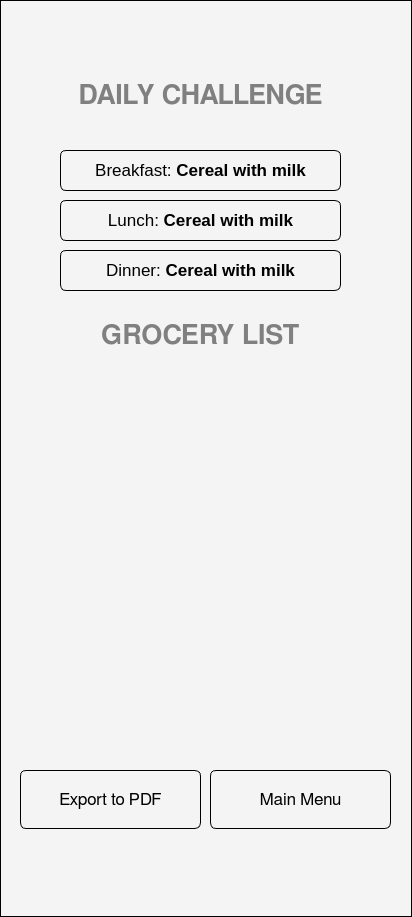
<?xml version="1.0" encoding="UTF-8"?>
<ui version="4.0">
 <class>Form</class>
 <widget class="QWidget" name="Form">
  <property name="geometry">
   <rect>
    <x>0</x>
    <y>0</y>
    <width>412</width>
    <height>917</height>
   </rect>
  </property>
  <property name="windowTitle">
   <string>Form</string>
  </property>
  <property name="styleSheet">
   <string notr="true">background-color: #f4f4f4; border: 1px solid #000000;</string>
  </property>
  <widget class="QLabel" name="label">
   <property name="geometry">
    <rect>
     <x>60</x>
     <y>60</y>
     <width>281</width>
     <height>71</height>
    </rect>
   </property>
   <property name="sizePolicy">
    <sizepolicy hsizetype="Preferred" vsizetype="Preferred">
     <horstretch>0</horstretch>
     <verstretch>0</verstretch>
    </sizepolicy>
   </property>
   <property name="font">
    <font>
     <family>FreeSans</family>
     <pointsize>20</pointsize>
     <bold>true</bold>
    </font>
   </property>
   <property name="styleSheet">
    <string notr="true">color: gray; border: none;</string>
   </property>
   <property name="frameShape">
    <enum>QFrame::Shape::NoFrame</enum>
   </property>
   <property name="frameShadow">
    <enum>QFrame::Shadow::Raised</enum>
   </property>
   <property name="text">
    <string>DAILY CHALLENGE</string>
   </property>
   <property name="alignment">
    <set>Qt::AlignmentFlag::AlignCenter</set>
   </property>
   <property name="wordWrap">
    <bool>true</bool>
   </property>
  </widget>
  <widget class="QTextBrowser" name="textBrowser">
   <property name="geometry">
    <rect>
     <x>60</x>
     <y>150</y>
     <width>281</width>
     <height>41</height>
    </rect>
   </property>
   <property name="styleSheet">
    <string notr="true">color: ffffff;background-color: #00000000;
border-radius: 6px;
    padding: 5px;</string>
   </property>
   <property name="verticalScrollBarPolicy">
    <enum>Qt::ScrollBarPolicy::ScrollBarAlwaysOff</enum>
   </property>
   <property name="horizontalScrollBarPolicy">
    <enum>Qt::ScrollBarPolicy::ScrollBarAlwaysOff</enum>
   </property>
   <property name="html">
    <string>&lt;!DOCTYPE HTML PUBLIC &quot;-//W3C//DTD HTML 4.0//EN&quot; &quot;http://www.w3.org/TR/REC-html40/strict.dtd&quot;&gt;
&lt;html&gt;&lt;head&gt;&lt;meta name=&quot;qrichtext&quot; content=&quot;1&quot; /&gt;&lt;meta charset=&quot;utf-8&quot; /&gt;&lt;style type=&quot;text/css&quot;&gt;
p, li { white-space: pre-wrap; }
hr { height: 1px; border-width: 0; }
li.unchecked::marker { content: &quot;\2610&quot;; }
li.checked::marker { content: &quot;\2612&quot;; }
&lt;/style&gt;&lt;/head&gt;&lt;body style=&quot; font-family:'Noto Sans'; font-size:10pt; font-weight:400; font-style:normal;&quot;&gt;
&lt;p align=&quot;center&quot; style=&quot; margin-top:0px; margin-bottom:0px; margin-left:0px; margin-right:0px; -qt-block-indent:0; text-indent:0px;&quot;&gt;&lt;span style=&quot; font-family:'FreeSans'; font-size:13pt;&quot;&gt;Breakfast: &lt;/span&gt;&lt;span style=&quot; font-family:'FreeSans'; font-size:13pt; font-weight:700;&quot;&gt;Cereal with milk&lt;/span&gt;&lt;/p&gt;&lt;/body&gt;&lt;/html&gt;</string>
   </property>
  </widget>
  <widget class="QTextBrowser" name="textBrowser_2">
   <property name="geometry">
    <rect>
     <x>60</x>
     <y>200</y>
     <width>281</width>
     <height>41</height>
    </rect>
   </property>
   <property name="styleSheet">
    <string notr="true">color: ffffff;background-color: #00000000;
border-radius: 6px;
    padding: 5px;</string>
   </property>
   <property name="verticalScrollBarPolicy">
    <enum>Qt::ScrollBarPolicy::ScrollBarAlwaysOff</enum>
   </property>
   <property name="horizontalScrollBarPolicy">
    <enum>Qt::ScrollBarPolicy::ScrollBarAlwaysOff</enum>
   </property>
   <property name="html">
    <string>&lt;!DOCTYPE HTML PUBLIC &quot;-//W3C//DTD HTML 4.0//EN&quot; &quot;http://www.w3.org/TR/REC-html40/strict.dtd&quot;&gt;
&lt;html&gt;&lt;head&gt;&lt;meta name=&quot;qrichtext&quot; content=&quot;1&quot; /&gt;&lt;meta charset=&quot;utf-8&quot; /&gt;&lt;style type=&quot;text/css&quot;&gt;
p, li { white-space: pre-wrap; }
hr { height: 1px; border-width: 0; }
li.unchecked::marker { content: &quot;\2610&quot;; }
li.checked::marker { content: &quot;\2612&quot;; }
&lt;/style&gt;&lt;/head&gt;&lt;body style=&quot; font-family:'Noto Sans'; font-size:10pt; font-weight:400; font-style:normal;&quot;&gt;
&lt;p align=&quot;center&quot; style=&quot; margin-top:0px; margin-bottom:0px; margin-left:0px; margin-right:0px; -qt-block-indent:0; text-indent:0px;&quot;&gt;&lt;span style=&quot; font-family:'FreeSans'; font-size:13pt;&quot;&gt;Lunch: &lt;/span&gt;&lt;span style=&quot; font-family:'FreeSans'; font-size:13pt; font-weight:700;&quot;&gt;Cereal with milk&lt;/span&gt;&lt;/p&gt;&lt;/body&gt;&lt;/html&gt;</string>
   </property>
  </widget>
  <widget class="QTextBrowser" name="textBrowser_3">
   <property name="geometry">
    <rect>
     <x>60</x>
     <y>250</y>
     <width>281</width>
     <height>41</height>
    </rect>
   </property>
   <property name="styleSheet">
    <string notr="true">color: ffffff;background-color: #00000000;
border-radius: 6px;
    padding: 5px;</string>
   </property>
   <property name="verticalScrollBarPolicy">
    <enum>Qt::ScrollBarPolicy::ScrollBarAlwaysOff</enum>
   </property>
   <property name="horizontalScrollBarPolicy">
    <enum>Qt::ScrollBarPolicy::ScrollBarAlwaysOff</enum>
   </property>
   <property name="html">
    <string>&lt;!DOCTYPE HTML PUBLIC &quot;-//W3C//DTD HTML 4.0//EN&quot; &quot;http://www.w3.org/TR/REC-html40/strict.dtd&quot;&gt;
&lt;html&gt;&lt;head&gt;&lt;meta name=&quot;qrichtext&quot; content=&quot;1&quot; /&gt;&lt;meta charset=&quot;utf-8&quot; /&gt;&lt;style type=&quot;text/css&quot;&gt;
p, li { white-space: pre-wrap; }
hr { height: 1px; border-width: 0; }
li.unchecked::marker { content: &quot;\2610&quot;; }
li.checked::marker { content: &quot;\2612&quot;; }
&lt;/style&gt;&lt;/head&gt;&lt;body style=&quot; font-family:'Noto Sans'; font-size:10pt; font-weight:400; font-style:normal;&quot;&gt;
&lt;p align=&quot;center&quot; style=&quot; margin-top:0px; margin-bottom:0px; margin-left:0px; margin-right:0px; -qt-block-indent:0; text-indent:0px;&quot;&gt;&lt;span style=&quot; font-family:'FreeSans'; font-size:13pt;&quot;&gt;Dinner: &lt;/span&gt;&lt;span style=&quot; font-family:'FreeSans'; font-size:13pt; font-weight:700;&quot;&gt;Cereal with milk&lt;/span&gt;&lt;/p&gt;&lt;/body&gt;&lt;/html&gt;</string>
   </property>
  </widget>
  <widget class="QLabel" name="label_2">
   <property name="geometry">
    <rect>
     <x>60</x>
     <y>300</y>
     <width>281</width>
     <height>71</height>
    </rect>
   </property>
   <property name="sizePolicy">
    <sizepolicy hsizetype="Preferred" vsizetype="Preferred">
     <horstretch>0</horstretch>
     <verstretch>0</verstretch>
    </sizepolicy>
   </property>
   <property name="font">
    <font>
     <family>FreeSans</family>
     <pointsize>20</pointsize>
     <bold>true</bold>
    </font>
   </property>
   <property name="styleSheet">
    <string notr="true">color: gray; border: none;</string>
   </property>
   <property name="frameShape">
    <enum>QFrame::Shape::NoFrame</enum>
   </property>
   <property name="frameShadow">
    <enum>QFrame::Shadow::Raised</enum>
   </property>
   <property name="text">
    <string>GROCERY LIST</string>
   </property>
   <property name="alignment">
    <set>Qt::AlignmentFlag::AlignCenter</set>
   </property>
   <property name="wordWrap">
    <bool>true</bool>
   </property>
  </widget>
  <widget class="QPushButton" name="pushButton_9">
   <property name="geometry">
    <rect>
     <x>20</x>
     <y>770</y>
     <width>181</width>
     <height>59</height>
    </rect>
   </property>
   <property name="font">
    <font>
     <family>FreeSans</family>
     <pointsize>13</pointsize>
     <bold>false</bold>
    </font>
   </property>
   <property name="styleSheet">
    <string notr="true">color: ffffff;background-color: #00000000;
border-radius: 6px;
    padding: 5px;</string>
   </property>
   <property name="text">
    <string>Export to PDF</string>
   </property>
  </widget>
  <widget class="QPushButton" name="pushButton_10">
   <property name="geometry">
    <rect>
     <x>210</x>
     <y>770</y>
     <width>181</width>
     <height>59</height>
    </rect>
   </property>
   <property name="font">
    <font>
     <family>FreeSans</family>
     <pointsize>13</pointsize>
     <bold>false</bold>
    </font>
   </property>
   <property name="styleSheet">
    <string notr="true">color: ffffff;background-color: #00000000;
border-radius: 6px;
    padding: 5px;</string>
   </property>
   <property name="text">
    <string>Main Menu</string>
   </property>
  </widget>
 </widget>
 <resources/>
 <connections/>
</ui>
